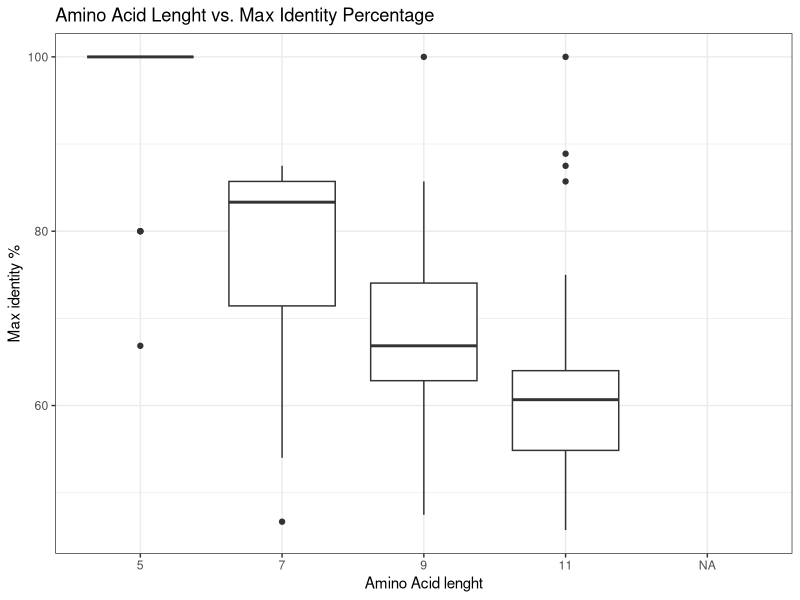
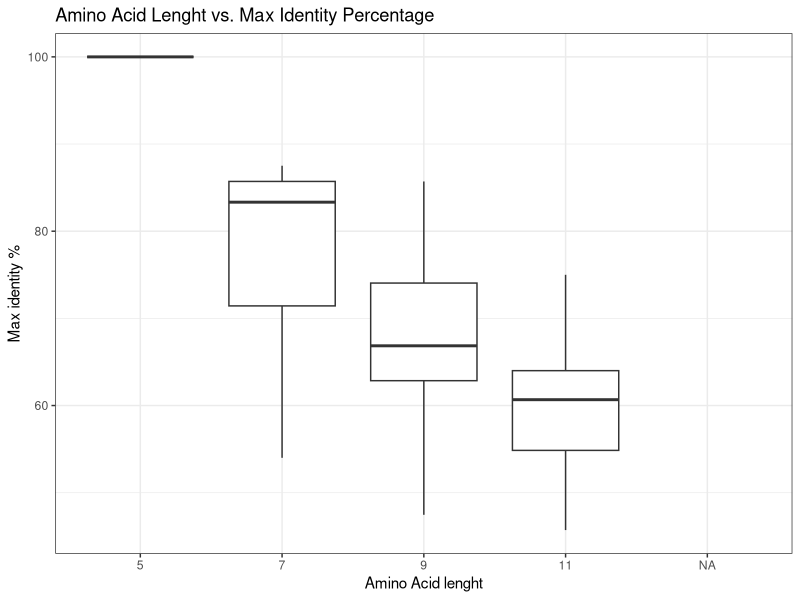
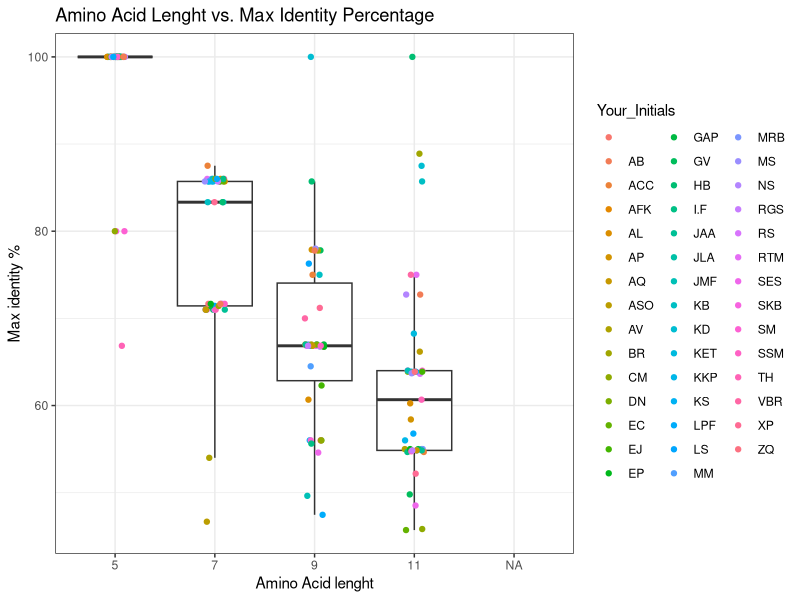
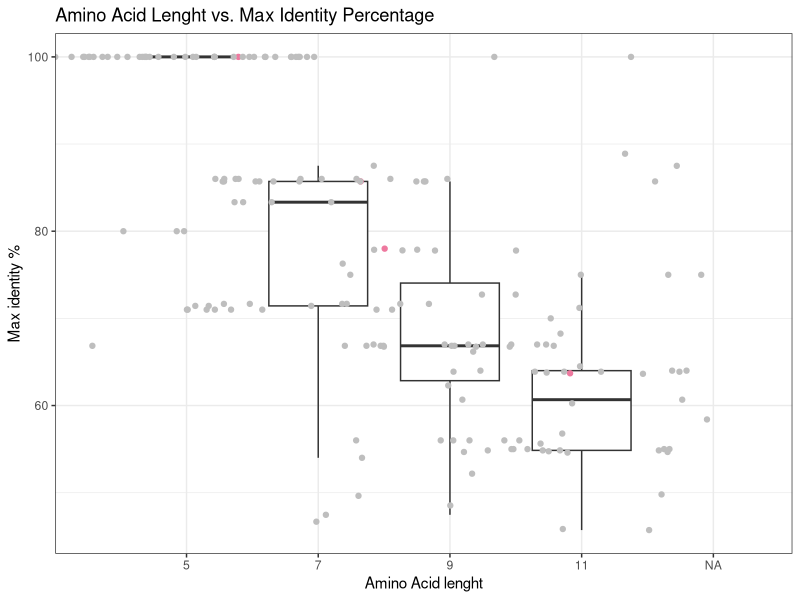

Here is the R script that generated these plots, in order:
## ---- chunk 1

#answer 1A.

add_2 <- function(x,y) {
x+y
}

add_2(y=5, x=8)

#making a function to add two variables and testing it out

## ---- chunk 2
#Answer 1B: you can put ... to tell the signal that you can put in additional values

#the first method is used if you want to make a vector first

add_multi <- function (x, ...){
  v <-c(x,...)
  sum(v)
}

#easier way to do this is just to do sum directly

add_multi_sum <- function (x,...) {
  sum(x,...)
}


add_multi(1,2,3,4,-2)

## ---- chunk 3
#to add something more to an existing function, you can extract function using "code". You simply highlight the additional part you want to add, go to console, hit extract funtion and type in the name of the function

add_multi_sum <- function(x, ...) {
  sum(x,...)
}
## ---- chunk 4
generate_dna <- function(n) {
  nucs <- c("A", "G", "T", "C")
  #making the vector "nucs" with the nucleotides
  nucs_vector <- sample(nucs, n, replace=TRUE)
  #using sample to pull out random nucleotides
  paste(nucs_vector, collapse ="")
  #generating DNA string using the paste and collapse function
}

#testing my function
generate_dna(10)

## ---- chunk 5

#starting with assigning the the function a name
generate_protein <- function(n) {
  #defined the value for the function
  amino_acids <- c("A", "R", "N", "D", "C", "E", "Q", "G", "H", "I", "L", "K", "M", "F", "P", "S", "T", "W", "Y", "V")
  #made a vector with all the amino acid letter codes
  amino_acids_vector <- sample(amino_acids, n, replace=TRUE)
  #used sample to pull out random amino acids from the amino_acids vector
  #set replace to true so the amino acids can be reused
  paste(amino_acids_vector, collapse="")
  #used paste and collapse so that there is a string of amino acids with nothing in between
}

generate_protein(10)
## ---- chunk 6
#listed out what the sample size I want by assigning n a list of 5,7,9, and 11
n <- list(5,7,9,11)
#used sapply to make a simplfy the characters in the function generate_protein and pull out a random list of amino acids with n value. 
sapply(n, generate_protein)
## ---- chunk 7
(1.0 * 1.0 *100) 
## ---- chunk 8
0.8571 * 1.00 * 100
## ---- chunk 9
1.0 * 0.78 *100
## ---- chunk 10
 0.7 * 0.91 *100
## ---- chunk 11
#uploaded the saved excel sheet as a dataframe
peptide_df <- read.csv("BIMM143_peptide(Sheet1).csv")
#extracted the first 10 rows
head(n=10, peptide_df)
## ---- chunk 12
library(ggplot2) #loading in ggplot2 again
#creating boxplot with x and y axis
ggplot(peptide_df, aes(factor(Length_aa), (Max_Identity_perc)))+ 
  geom_boxplot()+
#assigning labels to graph
  labs(x= "Amino Acid lenght", y="Max identity %", title= "Amino Acid Lenght vs. Max Identity Percentage")+
#adding a theme to graph
  theme_bw()


#making the graph an object
peptide_plot<- ggplot(peptide_df, aes(factor(Length_aa), (Max_Identity_perc)))+
  geom_boxplot(outliers=FALSE)+
  labs(x= "Amino Acid lenght", y="Max identity %", title= "Amino Acid Lenght vs. Max Identity Percentage")+
  theme_bw()
peptide_plot
## ---- chunk 13
#to the peptide plot object I made of the plot, I added geom jitter and colored the dots based on peoples initials.
peptide_plot + geom_jitter(aes(col= Your_Initials), width = 0.1)

## ---- chunk 14
rep("GREY",dim(peptide_df)[1])
#generated a vector with 44 GREY as there are 44 datapoints
color <- c(rep("GREY",dim(peptide_df)[1]))
#assigned the vector an object named color
table(color)
#checked to make sure I have the correct number of GREY in color 

## ---- chunk 15
#made an object called mydata and assigned the vector peptide_df$Your_Initial == "MS", which basically picked out the MS initials in the "your initial column of the data frame.
mydata <- peptide_df$Your_Initial == "MS"

#mydata table to check if the numbers are correct
table(mydata)
## ---- chunk 16

#followed the code provided, plugged in my data in the object color, so it picks out my data, and then assigned it my favorite color

color[mydata] <- "palevioletred2"

#checked the number of initials colored pale violet
table(color[mydata])

## ---- chunk 17

#used the object i had assigned my plot to, and added geom_jitter onto it. 
#in geom_jitter, specifed it to use the object color as the color for the datapoints. also made width=1 so I could see all the datapoints. 

peptide_plot + geom_jitter(col=color,  width= 1)
